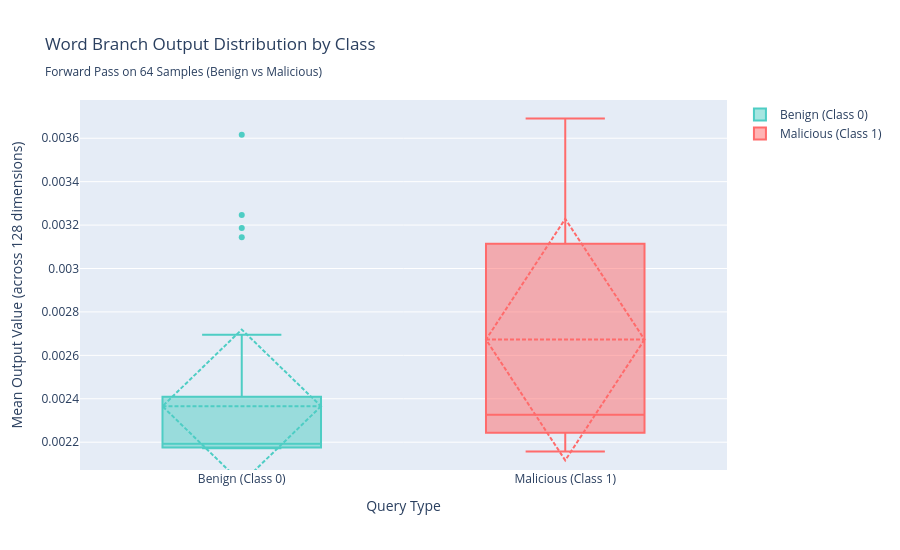
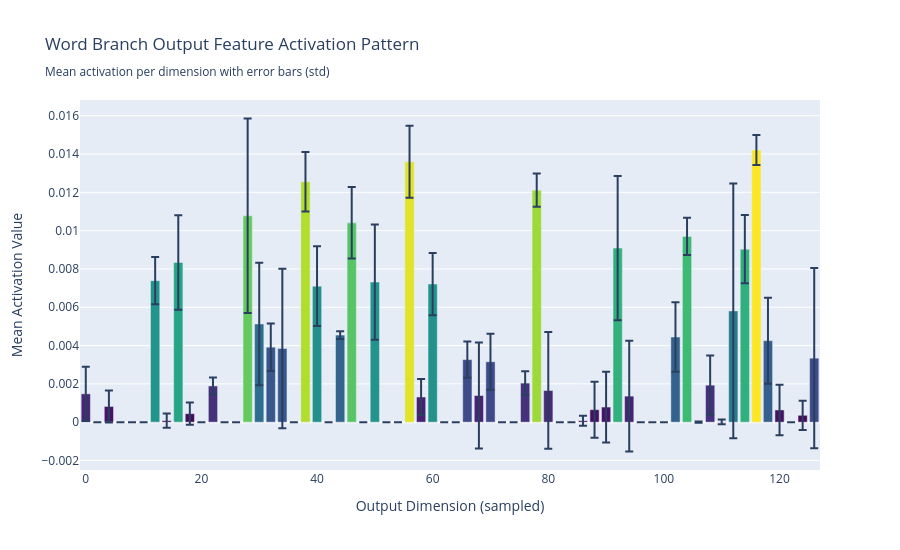

The notebook cell saved with these charts, in order:
### Code cell
# ============================================================================
# PHASE 4 - DAY 43 - CELL 4: FORWARD PASS VALIDATION (CORRECTED)
# ============================================================================
# Goal: Validate word branch with proper token handling
# ============================================================================

print("="*80)
print("DAY 43 - CELL 4: FORWARD PASS VALIDATION (CORRECTED)")
print("="*80)
print()

# Redefine paths
PROJECT_ROOT = Path("MAJOR-PROJECT(SQL)")
PHASE4_ROOT = PROJECT_ROOT / "phase4_architecture"
DAY43_ARTIFACTS = PHASE4_ROOT / "artifacts/day43_word_branch"

# Reload word training data
print("="*80)
print("LOADING AND PREPARING SAMPLE DATA")
print("="*80)
print()

train_word_path = Path("../notebooks/phase3b_pipeline/data/tokenized/train_word_tokenized_raw.parquet")
word_train_df = pd.read_parquet(train_word_path)

print(f"Loaded {len(word_train_df):,} samples")
print()

# Inspect data structure
print("Data Structure Check:")
print(f"  word_tokens type: {type(word_train_df['word_tokens'].iloc[0])}")
print(f"  token_types type: {type(word_train_df['token_types'].iloc[0])}")
print()

# The issue: word_tokens are STRINGS (not integers)
# We need to convert them to integer indices
# Create vocabulary mapping from unique tokens
print("Creating Token-to-ID Mapping...")

# Get all unique word tokens (this might take a moment)
all_word_tokens = set()
for tokens in word_train_df['word_tokens']:
    if isinstance(tokens, (list, np.ndarray)):
        all_word_tokens.update(tokens)

# Create word vocabulary mapping
word2id = {'<PAD>': 0}
for idx, token in enumerate(sorted(list(all_word_tokens)), 1):
    word2id[str(token)] = idx
    if idx >= 4999:  # Cap at 5000 vocab
        break

print(f"  Created vocabulary with {len(word2id)} unique tokens")
print(f"  Sample tokens: {list(word2id.items())[:5]}")
print()

# Convert tokens to IDs
print("Converting tokens to integer IDs...")

def tokens_to_ids(tokens, vocab_dict, max_id=5000):
    """Convert token strings to integer IDs"""
    ids = []
    for token in tokens:
        token_str = str(token)
        token_id = vocab_dict.get(token_str, 1)  # UNK = 1
        if token_id <= max_id:
            ids.append(token_id)
    return ids

word_tokens_ids = [tokens_to_ids(tokens, word2id) for tokens in word_train_df['word_tokens']]

print(f"  Converted {len(word_tokens_ids):,} sequences")
print(f"  Sample sequence (first 10): {word_tokens_ids[0][:10]}")
print()

# Token types should already be strings, need to map them too
print("Processing Token Types...")

# Get unique token types
unique_token_types = set()
for types_list in word_train_df['token_types']:
    if isinstance(types_list, (list, np.ndarray)):
        unique_token_types.update(types_list)

# Create token type mapping
type2id = {'<PAD>': 0}
for idx, ttype in enumerate(sorted(list(unique_token_types)), 1):
    type2id[str(ttype)] = idx

print(f"  Created token type vocabulary: {len(type2id)} types")
print(f"  Token types: {type2id}")
print()

# Convert token types to IDs
def types_to_ids(types_list, vocab_dict):
    """Convert token type strings to integer IDs"""
    ids = []
    for ttype in types_list:
        type_str = str(ttype)
        type_id = vocab_dict.get(type_str, 0)  # UNK = 0
        ids.append(type_id)
    return ids

token_types_ids = [types_to_ids(types_list, type2id) for types_list in word_train_df['token_types']]

print(f"  Converted {len(token_types_ids):,} token type sequences")
print(f"  Sample types (first 10): {token_types_ids[0][:10]}")
print()

# Now pad sequences to 150
print("Padding sequences to 150...")
max_seq_length = 150

word_tokens_padded = keras.preprocessing.sequence.pad_sequences(
    word_tokens_ids,
    maxlen=max_seq_length,
    padding='post',
    truncating='post',
    value=0,
    dtype='int32'
)

token_types_padded = keras.preprocessing.sequence.pad_sequences(
    token_types_ids,
    maxlen=max_seq_length,
    padding='post',
    truncating='post',
    value=0,
    dtype='int32'
)

labels = np.array(word_train_df['label'].tolist())

print(f"  Word tokens padded shape: {word_tokens_padded.shape}")
print(f"  Token types padded shape: {token_types_padded.shape}")
print()

print("="*80)
print("FORWARD PASS VALIDATION")
print("="*80)
print()

# Create sample batch
sample_size = 64
sample_indices = np.random.choice(len(word_train_df), size=sample_size, replace=False)

sample_word_tokens = word_tokens_padded[sample_indices]
sample_token_types = token_types_padded[sample_indices]
sample_labels = labels[sample_indices]

print(f"Sample batch size: {sample_size}")
print(f"  Word tokens shape: {sample_word_tokens.shape}")
print(f"  Token types shape: {sample_token_types.shape}")
print(f"  Labels: {np.bincount(sample_labels)}")
print()

print("[TESTING] Forward pass through word branch...")
try:
    branch_output = word_branch_model.predict(
        [sample_word_tokens, sample_token_types],
        verbose=0
    )
    
    print("[PASS] Forward pass successful")
    print(f"  Output shape: {branch_output.shape}")
    print(f"  Expected: ({sample_size}, 128)")
    
    if branch_output.shape == (sample_size, 128):
        print("[PASS] Output dimensions correct ✓")
    else:
        print(f"[FAIL] Output dimension mismatch")
    
    print()
    
    # Output statistics
    print("Output Statistics:")
    print(f"  Mean:   {np.mean(branch_output):.6f}")
    print(f"  Std:    {np.std(branch_output):.6f}")
    print(f"  Min:    {np.min(branch_output):.6f}")
    print(f"  Max:    {np.max(branch_output):.6f}")
    print(f"  Zeros:  {np.sum(branch_output == 0)} / {branch_output.size} ({(np.sum(branch_output == 0)/branch_output.size)*100:.2f}%)")
    print()
    
except Exception as e:
    print(f"[FAIL] Forward pass failed: {e}")

print()
print("="*80)
print("VISUALIZATION 1: OUTPUT DISTRIBUTION BY CLASS")
print("="*80)
print()

# Create visualization
fig1 = go.Figure()

benign_indices = np.where(sample_labels == 0)[0]
malicious_indices = np.where(sample_labels == 1)[0]

if len(benign_indices) > 0:
    benign_means = np.mean(branch_output[benign_indices], axis=1)
    fig1.add_trace(go.Box(
        y=benign_means,
        name='Benign (Class 0)',
        marker=dict(color='#4ECDC4'),
        boxmean='sd',
        hovertemplate='<b>Benign Query</b><br>Mean Output: %{y:.4f}<extra></extra>'
    ))

if len(malicious_indices) > 0:
    malicious_means = np.mean(branch_output[malicious_indices], axis=1)
    fig1.add_trace(go.Box(
        y=malicious_means,
        name='Malicious (Class 1)',
        marker=dict(color='#FF6B6B'),
        boxmean='sd',
        hovertemplate='<b>Malicious Query</b><br>Mean Output: %{y:.4f}<extra></extra>'
    ))

fig1.update_layout(
    title='Word Branch Output Distribution by Class<br><sub>Forward Pass on 64 Samples (Benign vs Malicious)</sub>',
    yaxis_title='Mean Output Value (across 128 dimensions)',
    xaxis_title='Query Type',
    height=550,
    width=900,
    hovermode='y',
    showlegend=True,
)

fig1.show()

print()
print("="*80)
print("VISUALIZATION 2: FEATURE ACTIVATION PATTERNS")
print("="*80)
print()

# Visualization: activation patterns
fig2 = go.Figure()

# Calculate statistics per output dimension
dimension_means = np.mean(branch_output, axis=0)
dimension_stds = np.std(branch_output, axis=0)

# Sample every Nth dimension for clarity
sample_rate = max(1, len(dimension_means) // 50)
sampled_dims = np.arange(0, len(dimension_means), sample_rate)

fig2.add_trace(go.Bar(
    x=sampled_dims,
    y=dimension_means[sampled_dims],
    error_y=dict(
        type='data',
        array=dimension_stds[sampled_dims],
        visible=True
    ),
    marker=dict(color=dimension_means[sampled_dims], colorscale='Viridis'),
    name='Output Dimensions',
    hovertemplate='Dim %{x}: Mean=%{y:.4f}<extra></extra>'
))

fig2.update_layout(
    title='Word Branch Output Feature Activation Pattern<br><sub>Mean activation per dimension with error bars (std)</sub>',
    xaxis_title='Output Dimension (sampled)',
    yaxis_title='Mean Activation Value',
    height=550,
    width=900,
    hovermode='x',
    showlegend=False,
)

fig2.show()

print()
print("="*80)
print("SAVING VALIDATION RESULTS")
print("="*80)
print()

# Save validation results
validation_results = pd.DataFrame({
    'Metric': [
        'Total Samples',
        'Batch Size',
        'Output Shape',
        'Mean Output',
        'Std Output',
        'Min Output',
        'Max Output',
        'Benign Samples',
        'Malicious Samples'
    ],
    'Value': [
        len(word_train_df),
        sample_size,
        str(branch_output.shape),
        f"{np.mean(branch_output):.6f}",
        f"{np.std(branch_output):.6f}",
        f"{np.min(branch_output):.6f}",
        f"{np.max(branch_output):.6f}",
        len(benign_indices),
        len(malicious_indices)
    ]
})

validation_csv = DAY43_ARTIFACTS / "forward_pass_validation_results.csv"
validation_results.to_csv(validation_csv, index=False)

print(f"[SAVED] Validation results")
print(f"  Path: {validation_csv}")
print()

# Save vocabulary mappings
vocab_data = pd.DataFrame([
    {'Token ID': vid, 'Token String': vstr} 
    for vstr, vid in sorted(word2id.items(), key=lambda x: x[1])
])

vocab_csv = DAY43_ARTIFACTS / "word_vocabulary_mapping.csv"
vocab_data.head(100).to_csv(vocab_csv, index=False)  # Save first 100 for reference

print(f"[SAVED] Word vocabulary mapping (first 100)")
print(f"  Path: {vocab_csv}")
print()

type_vocab_data = pd.DataFrame([
    {'Token Type ID': vid, 'Token Type': vstr} 
    for vstr, vid in sorted(type2id.items(), key=lambda x: x[1])
])

type_vocab_csv = DAY43_ARTIFACTS / "token_type_vocabulary_mapping.csv"
type_vocab_data.to_csv(type_vocab_csv, index=False)

print(f"[SAVED] Token type vocabulary mapping")
print(f"  Path: {type_vocab_csv}")
print()

print("="*80)
print("CELL 4 COMPLETE - FORWARD PASS VALIDATED")
print("="*80)
print()

print("[SUCCESS] Word Branch Forward Pass Validation Complete")
print("  ✓ Tokens converted to integer IDs")
print("  ✓ Sequences padded to 150")
print("  ✓ Forward pass on 64 samples successful")
print("  ✓ Output shape: (64, 128)")
print("  ✓ Visualizations displayed")
print("  ✓ Vocabulary mappings saved")
print()

### Figure 1 — Plotly figure (JSON) as saved in the notebook; plotly's stock layout.template omitted (floating-point values rounded to 4 significant figures)
{"data": [{"boxmean": "sd", "hovertemplate": "<b>Benign Query</b><br>Mean Output: %{y:.4f}<extra></extra>", "marker": {"color": "#4ECDC4"}, "name": "Benign (Class 0)", "type": "box", "y": [0.002174, 0.002205, 0.002175, 0.002229, 0.003616, 0.002199, 0.002482, 0.002218, 0.002177, 0.002174, 0.002321, 0.002197, 0.002174, 0.00221, 0.002192, 0.002175, 0.002478, 0.002258, 0.002173, 0.002175, 0.002695, 0.003246, 0.002175, 0.002182, 0.002586, 0.002174, 0.002187, 0.002172, 0.002178, 0.002176, 0.003144, 0.002649, 0.002176, 0.002177, 0.002193, 0.003186, 0.00218, 0.002409]}, {"boxmean": "sd", "hovertemplate": "<b>Malicious Query</b><br>Mean Output: %{y:.4f}<extra></extra>", "marker": {"color": "#FF6B6B"}, "name": "Malicious (Class 1)", "type": "box", "y": [0.002283, 0.002634, 0.00227, 0.002875, 0.002157, 0.002205, 0.003555, 0.002196, 0.003115, 0.002168, 0.002595, 0.002269, 0.003564, 0.002327, 0.002185, 0.003533, 0.002416, 0.003001, 0.002282, 0.002282, 0.003691, 0.002174, 0.00361, 0.002327, 0.003532, 0.002243]}], "layout": {"height": 550, "hovermode": "y", "showlegend": true, "title": {"text": "Word Branch Output Distribution by Class<br><sub>Forward Pass on 64 Samples (Benign vs Malicious)</sub>"}, "width": 900, "xaxis": {"title": {"text": "Query Type"}}, "yaxis": {"title": {"text": "Mean Output Value (across 128 dimensions)"}}}}

### Figure 2 — Plotly figure (JSON) as saved in the notebook; plotly's stock layout.template omitted (floating-point values rounded to 4 significant figures)
{"data": [{"error_y": {"array": [0.00142, 0, 0.0008376, 0, 0, 0, 0.001237, 0.0003751, 0.002473, 0.0005819, 0, 0.000444, 0, 0, 0.00508, 0.0032, 0.001243, 0.004159, 0, 0.001552, 0.002085, 0, 0.0002035, 0.001868, 0, 0.003013, 0, 0, 0.001881, 0.0009366, 0.001624, 0, 0, 0.0009516, 0.00277, 0.001463, 0, 0, 0.0006153, 0.0008697, 0.003048, 0, 0, 0.0002573, 0.001463, 0.001846, 0.003763, 0.002891, 0, 0, 0, 0.001819, 0.0009721, 3.097e-05, 0.001552, 0.0001268, 0.00665, 0.001784, 0.000781, 0.002245, 0.001319, 0, 0.0007631, 0.004707], "type": "data", "visible": true}, "hovertemplate": "Dim %{x}: Mean=%{y:.4f}<extra></extra>", "marker": {"color": [0.00148, 0, 0.0008205, 0, 0, 0, 0.00739, 7.866e-05, 0.008338, 0.0004435, 0, 0.001892, 0, 0, 0.01078, 0.005128, 0.003915, 0.003847, 0, 0.01255, 0.007102, 0, 0.004545, 0.01041, 0, 0.007315, 0, 0, 0.01359, 0.001315, 0.00721, 0, 0, 0.003267, 0.001392, 0.003155, 0, 0, 0.00204, 0.01211, 0.001655, 0, 0, 7.331e-05, 0.0006537, 0.0007901, 0.009089, 0.00136, 0, 0, 0, 0.004446, 0.0097, 5.562e-06, 0.001933, 1.619e-05, 0.00581, 0.009033, 0.01421, 0.004255, 0.0006385, 0, 0.0003583, 0.003342], "colorscale": [[0, "#440154"], [0.1111, "#482878"], [0.2222, "#3e4989"], [0.3333, "#31688e"], [0.4444, "#26828e"], [0.5556, "#1f9e89"], [0.6667, "#35b779"], [0.7778, "#6ece58"], [0.8889, "#b5de2b"], [1, "#fde725"]]}, "name": "Output Dimensions", "type": "bar", "x": [0, 2, 4, 6, 8, 10, 12, 14, 16, 18, 20, 22, 24, 26, 28, 30, 32, 34, 36, 38, 40, 42, 44, 46, 48, 50, 52, 54, 56, 58, 60, 62, 64, 66, 68, 70, 72, 74, 76, 78, 80, 82, 84, 86, 88, 90, 92, 94, 96, 98, 100, 102, 104, 106, 108, 110, 112, 114, 116, 118, 120, 122, 124, 126], "y": [0.00148, 0, 0.0008205, 0, 0, 0, 0.00739, 7.866e-05, 0.008338, 0.0004435, 0, 0.001892, 0, 0, 0.01078, 0.005128, 0.003915, 0.003847, 0, 0.01255, 0.007102, 0, 0.004545, 0.01041, 0, 0.007315, 0, 0, 0.01359, 0.001315, 0.00721, 0, 0, 0.003267, 0.001392, 0.003155, 0, 0, 0.00204, 0.01211, 0.001655, 0, 0, 7.331e-05, 0.0006537, 0.0007901, 0.009089, 0.00136, 0, 0, 0, 0.004446, 0.0097, 5.562e-06, 0.001933, 1.619e-05, 0.00581, 0.009033, 0.01421, 0.004255, 0.0006385, 0, 0.0003583, 0.003342]}], "layout": {"height": 550, "hovermode": "x", "showlegend": false, "title": {"text": "Word Branch Output Feature Activation Pattern<br><sub>Mean activation per dimension with error bars (std)</sub>"}, "width": 900, "xaxis": {"title": {"text": "Output Dimension (sampled)"}}, "yaxis": {"title": {"text": "Mean Activation Value"}}}}
